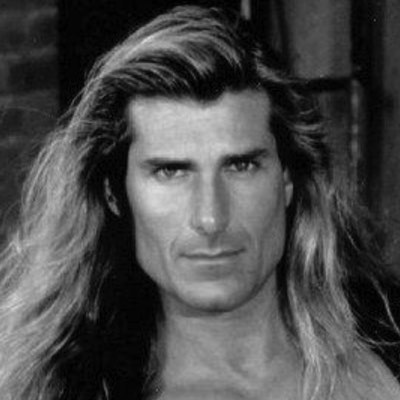
#> input picture tele/applets/test_mimetypes/tests/testfiles/case.jpg, 400 x 400 px
$ python image.py ../../applets/test_mimetypes/tests/testfiles/case.jpg ../../applets/test_mimetypes/tests/testfiles/case.jpg
#> lines starting #> are read from the running program, lines starting #| are printed output that depends on the picture
# -*- coding: utf-8 -*-
# Part of Tele. See LICENSE file for full copyright and licensing details.
import base64
import binascii
import io

from PIL import Image, ImageOps
# We can preload Ico too because it is considered safe
from PIL import IcoImagePlugin
try:
    from PIL.Image import Transpose, Palette, Resampling
except ImportError:
    Transpose = Palette = Resampling = Image

from random import randrange

from tele.exceptions import UserError
from tele.tools.translate import _


# Preload PIL with the minimal subset of image formats we need
Image.preinit()
Image._initialized = 2

# Maps only the 6 first bits of the base64 data, accurate enough
# for our purpose and faster than decoding the full blob first
FILETYPE_BASE64_MAGICWORD = {
    b'/': 'jpg',
    b'R': 'gif',
    b'i': 'png',
    b'P': 'svg+xml',
}

EXIF_TAG_ORIENTATION = 0x112
# The target is to have 1st row/col to be top/left
# Note: rotate is counterclockwise
EXIF_TAG_ORIENTATION_TO_TRANSPOSE_METHODS = { # Initial side on 1st row/col:
    0: [],                                              # reserved
    1: [],                                              # top/left
    2: [Transpose.FLIP_LEFT_RIGHT],                     # top/right
    3: [Transpose.ROTATE_180],                          # bottom/right
    4: [Transpose.FLIP_TOP_BOTTOM],                     # bottom/left
    5: [Transpose.FLIP_LEFT_RIGHT, Transpose.ROTATE_90],# left/top
    6: [Transpose.ROTATE_270],                          # right/top
    7: [Transpose.FLIP_TOP_BOTTOM, Transpose.ROTATE_90],# right/bottom
    8: [Transpose.ROTATE_90],                           # left/bottom
}

# Arbitrary limit to fit most resolutions, including Nokia Lumia 1020 photo,
# 8K with a ratio up to 16:10, and almost all variants of 4320p
IMAGE_MAX_RESOLUTION = 45e6


class ImageProcess():

    def __init__(self, base64_source, verify_resolution=True):
        """Initialize the `base64_source` image for processing.

        :param base64_source: the original image base64 encoded
            No processing will be done if the `base64_source` is falsy or if
            the image is SVG.
        :type base64_source: string or bytes

        :param verify_resolution: if True, make sure the original image size is not
            excessive before starting to process it. The max allowed resolution is
            defined by `IMAGE_MAX_RESOLUTION`.
        :type verify_resolution: bool

        :return: self
        :rtype: ImageProcess

        :raise: ValueError if `verify_resolution` is True and the image is too large
        :raise: UserError if the base64 is incorrect or the image can't be identified by PIL
        """
#> called with verify_resolution = False
        self.base64_source = base64_source or False
        self.operationsCount = 0

        if not base64_source or base64_source[:1] in (b'P', 'P'):
            # don't process empty source or SVG
            self.image = False
        else:
            self.image = base64_to_image(self.base64_source)
#> in base64_to_image, returned value is the input picture: PIL image 400x400 RGB; min 0, max 220, mean 74.3

            # Original format has to be saved before fixing the orientation or
            # doing any other operations because the information will be lost on
            # the resulting image.
            self.original_format = (self.image.format or '').upper()
#> self.original_format = 'JPEG'

            self.image = image_fix_orientation(self.image)
#> in image_fix_orientation, `orientation = exif.get(EXIF_TAG_ORIENTATION, 0)`: orientation = 0

            w, h = self.image.size
#> w = 400; h = 400
            if verify_resolution and w * h > IMAGE_MAX_RESOLUTION:
                raise ValueError(_("Image size excessive, uploaded images must be smaller than %s million pixels.", str(IMAGE_MAX_RESOLUTION / 10e6)))

    def image_quality(self, quality=0, output_format=''):
        """Return the image resulting of all the image processing
        operations that have been applied previously.

        Return False if the initialized `image` was falsy, and return
        the initialized `image` without change if it was SVG.

        Also return the initialized `image` if no operations have been applied
        and the `output_format` is the same as the original format and the
        quality is not specified.

        :param quality: quality setting to apply. Default to 0.
            - for JPEG: 1 is worse, 95 is best. Values above 95 should be
                avoided. Falsy values will fallback to 95, but only if the image
                was changed, otherwise the original image is returned.
            - for PNG: set falsy to prevent conversion to a WEB palette.
            - for other formats: no effect.
        :type quality: int

        :param output_format: the output format. Can be PNG, JPEG, GIF, or ICO.
            Default to the format of the original image. BMP is converted to
            PNG, other formats than those mentioned above are converted to JPEG.
        :type output_format: string

        :return: image
        :rtype: bytes or False
        """
        if not self.image:
            return self.image

        output_image = self.image

        output_format = output_format.upper() or self.original_format
        if output_format == 'BMP':
            output_format = 'PNG'
        elif output_format not in ['PNG', 'JPEG', 'GIF', 'ICO']:
            output_format = 'JPEG'

        if not self.operationsCount and output_format == self.original_format and not quality:
            return self.image

        opt = {'format': output_format}

        if output_format == 'PNG':
            opt['optimize'] = True
            if quality:
                if output_image.mode != 'P':
                    # Floyd Steinberg dithering by default
                    output_image = output_image.convert('RGBA').convert('P', palette=Palette.WEB, colors=256)
        if output_format == 'JPEG':
            opt['optimize'] = True
            opt['quality'] = quality or 95
        if output_format == 'GIF':
            opt['optimize'] = True
            opt['save_all'] = True

        if output_image.mode not in ["1", "L", "P", "RGB", "RGBA"] or (output_format == 'JPEG' and output_image.mode == 'RGBA'):
            output_image = output_image.convert("RGB")

        return image_apply_opt(output_image, **opt)

    # TODO: rename to image_quality_base64 in master~saas-15.1
    def image_base64(self, quality=0, output_format=''):
        """Return the base64 encoded image resulting of all the image processing
        operations that have been applied previously.

        Return False if the initialized `base64_source` was falsy, and return
        the initialized `base64_source` without change if it was SVG.

        Also return the initialized `base64_source` if no operations have been
        applied and the `output_format` is the same as the original format and
        the quality is not specified.

        :param quality: quality setting to apply. Default to 0.
            - for JPEG: 1 is worse, 95 is best. Values above 95 should be
                avoided. Falsy values will fallback to 95, but only if the image
                was changed, otherwise the original image is returned.
            - for PNG: set falsy to prevent conversion to a WEB palette.
            - for other formats: no effect.
        :type quality: int

        :param output_format: the output format. Can be PNG, JPEG, GIF, or ICO.
            Default to the format of the original image. BMP is converted to
            PNG, other formats than those mentioned above are converted to JPEG.
        :type output_format: string

        :return: image base64 encoded or False
        :rtype: bytes or False
        """

        if not self.image:
            return self.base64_source

        stream = self.image_quality(quality=quality, output_format=output_format)

        if stream != self.image:
            return base64.b64encode(stream)
        return self.base64_source

    def resize(self, max_width=0, max_height=0):
        """Resize the image.

        The image is never resized above the current image size. This method is
        only to create a smaller version of the image.

        The current ratio is preserved. To change the ratio, see `crop_resize`.

        If `max_width` or `max_height` is falsy, it will be computed from the
        other to keep the current ratio. If both are falsy, no resize is done.

        It is currently not supported for GIF because we do not handle all the
        frames properly.

        :param max_width: max width
        :type max_width: int

        :param max_height: max height
        :type max_height: int

        :return: self to allow chaining
        :rtype: ImageProcess
        """
#> called with max_width = 128, max_height = 100
        if self.image and self.original_format != 'GIF' and (max_width or max_height):
            w, h = self.image.size
#> w = 400; h = 400
            asked_width = max_width or (w * max_height) // h
#> asked_width = 128
            asked_height = max_height or (h * max_width) // w
#> asked_height = 100
            if asked_width != w or asked_height != h:
                self.image.thumbnail((asked_width, asked_height), Resampling.LANCZOS)
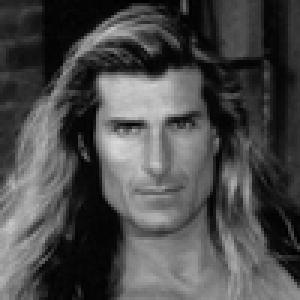
#> self.image: PIL image 100x100 RGB (shown 3 times larger); min 0, max 216, mean 74.4
                if self.image.width != w or self.image.height != h:
                    self.operationsCount += 1
        return self

    # [78 lines left out: functions crop_resize, colorize, not called in this run]


def image_process(base64_source, size=(0, 0), verify_resolution=False, quality=0, crop=None, colorize=False, output_format=''):
    """Process the `base64_source` image by executing the given operations and
    return the result as a base64 encoded image.
    """
    if not base64_source or ((not size or (not size[0] and not size[1])) and not verify_resolution and not quality and not crop and not colorize and not output_format):
        # for performance: don't do anything if the image is falsy or if
        # no operations have been requested
        return base64_source

    image = ImageProcess(base64_source, verify_resolution)
    if size:
        if crop:
            center_x = 0.5
            center_y = 0.5
            if crop == 'top':
                center_y = 0
            elif crop == 'bottom':
                center_y = 1
            image.crop_resize(max_width=size[0], max_height=size[1], center_x=center_x, center_y=center_y)
        else:
            image.resize(max_width=size[0], max_height=size[1])
    if colorize:
        image.colorize()
    return image.image_base64(quality=quality, output_format=output_format)


# ----------------------------------------
# Misc image tools
# ---------------------------------------

# [57 lines left out: function average_dominant_color, not called in this run]


def image_fix_orientation(image):
    """Fix the orientation of the image if it has an EXIF orientation tag.

    This typically happens for images taken from a non-standard orientation
    by some phones or other devices that are able to report orientation.

    The specified transposition is applied to the image before all other
    operations, because all of them expect the image to be in its final
    orientation, which is the case only when the first row of pixels is the top
    of the image and the first column of pixels is the left of the image.

    Moreover the EXIF tags will not be kept when the image is later saved, so
    the transposition has to be done to ensure the final image is correctly
    orientated.

    Note: to be completely correct, the resulting image should have its exif
    orientation tag removed, since the transpositions have been applied.
    However since this tag is not used in the code, it is acceptable to
    save the complexity of removing it.

    :param image: the source image
    :type image: PIL.Image

    :return: the resulting image, copy of the source, with orientation fixed
        or the source image if no operation was applied
    :rtype: PIL.Image
    """
    getexif = getattr(image, 'getexif', None) or getattr(image, '_getexif', None)  # support PIL < 6.0
    if getexif:
        exif = getexif()
        if exif:
            orientation = exif.get(EXIF_TAG_ORIENTATION, 0)
            for method in EXIF_TAG_ORIENTATION_TO_TRANSPOSE_METHODS.get(orientation, []):
                image = image.transpose(method)
            return image
    return image


def base64_to_image(base64_source):
    """Return a PIL image from the given `base64_source`.

    :param base64_source: the image base64 encoded
    :type base64_source: string or bytes

    :return: the PIL image
    :rtype: PIL.Image

    :raise: UserError if the base64 is incorrect or the image can't be identified by PIL
    """
    try:
        return Image.open(io.BytesIO(base64.b64decode(base64_source)))
    except (OSError, binascii.Error):
        raise UserError(_("This file could not be decoded as an image file. Please try with a different file."))


def image_apply_opt(image, format, **params):
    """Return the given PIL `image` using `params`.

    :param image: the PIL image
    :type image: PIL.Image

    :param params: params to expand when calling PIL.Image.save()
    :type params: dict

    :return: the image formatted
    :rtype: bytes
    """
    stream = io.BytesIO()
    image.save(stream, format=format, **params)
    return stream.getvalue()

# [77 lines left out: functions image_to_base64, is_image_size_above, image_guess_size_from_field_name, image_data_uri, get_saturation, get_lightness, not called in this run]


def hex_to_rgb(hx):
    """Converts an hexadecimal string (starting with '#') to a RGB tuple"""
    return tuple([int(hx[i:i+2], 16) for i in range(1, 6, 2)])


def rgb_to_hex(rgb):
    """Converts a RGB tuple or list to an hexadecimal string"""
    return '#' + ''.join([(hex(c).split('x')[-1].zfill(2)) for c in rgb])


if __name__=="__main__":
    import sys

    assert len(sys.argv)==3, 'Usage to Test: image.py SRC.png DEST.png'

    img = base64.b64encode(open(sys.argv[1],'rb').read())
    new = image_process(img, size=(128, 100))
    open(sys.argv[2], 'wb').write(base64.b64decode(new))
